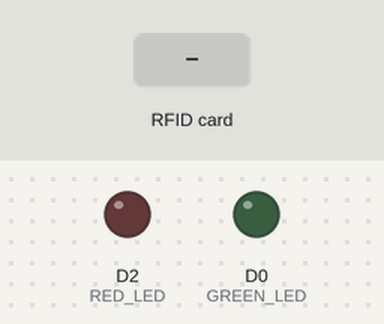
The sketch below on a simulated ESP8266 (NodeMCU). Parts: output pins drawn as LEDs (lit = HIGH). The test bench sets the inputs (shaded band). WiFi joins after 1.5 s; servers stay silent unless stated; the local clock reads 2024-03-15 10:24:30 at power-on unless the sketch sets it; what the sketch prints to the serial monitor is not drawn.

Above: at 3.4 s.
3.5 s: RFID card 5E 7A 19 C4 held to the reader
At 4.6 s:
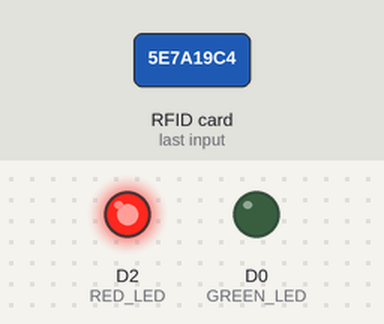
6.5 s: RFID card C1 84 C6 AD held to the reader
At 7.4 s:
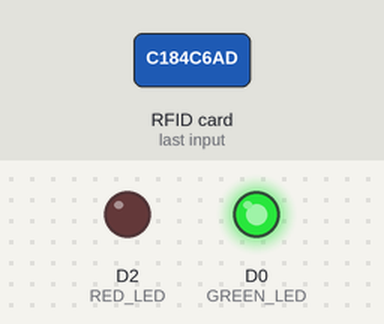
8.0 s: RFID card B7 D6 D4 05 held to the reader
Timing chart, 0 to 12.3 s (numbered marks = the images above; inputs shaded):
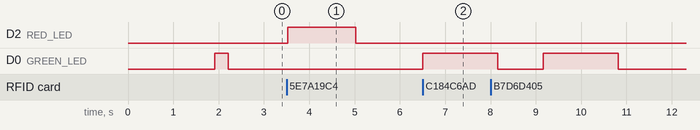

Measured:
- after the input at 3.5 s, D2 (RED_LED): LOW → HIGH at once, → LOW 1.5 s later
- after the input at 6.5 s, D0 (GREEN_LED): LOW → HIGH at once

The sketch:

RFID_attendence_system.ino
```cpp
#include <SPI.h>
#include <MFRC522.h>
#include <ESP8266WiFi.h>
#include <Firebase_ESP_Client.h>
#include "addons/TokenHelper.h"
#include "addons/RTDBHelper.h"
#include <time.h>

#define SS_PIN  D8
#define RST_PIN D3
#define GREEN_LED D0
#define RED_LED   D2
MFRC522 rfid(SS_PIN, RST_PIN);

#define WIFI_SSID     "moupia"
#define WIFI_PASSWORD "abcdefgh"

#define API_KEY      ""
#define DATABASE_URL ""

FirebaseData fbdo;
FirebaseAuth auth;
FirebaseConfig config;

#define GMT_OFFSET_SEC      19800
#define DAYLIGHT_OFFSET_SEC 0
const char* NTP_SERVER1 = "pool.ntp.org";
const char* NTP_SERVER2 = "time.nist.gov";

const unsigned long WIFI_TIMEOUT_MS   = 15000;
const int            WIFI_MAX_RETRIES = 4;
const unsigned long NTP_TIMEOUT_MS    = 15000;
const int            NTP_MAX_RETRIES  = 4;
const int            FIREBASE_SIGNUP_MAX_RETRIES = 3;
const int            RFID_INIT_MAX_RETRIES = 5;

// ---- UID to Name mapping ----
// Add or remove entries here as needed
struct UIDEntry {
  const char* uid;
  const char* name;
};

const UIDEntry uidNames[] = {
  { "C184C6AD", "Ronit Misra" },
  { "B7D6D405", "Dipal Debnath" },
  { "51A5B3AD", "Bijoy Kumar Bhowmik" }
};
const int numAllowed = sizeof(uidNames) / sizeof(uidNames[0]);

bool firebaseReady = false;

// ---------------- Helper: UID ----------------
String getUID() {
  String uid = "";
  for (byte i = 0; i < rfid.uid.size; i++) {
    if (rfid.uid.uidByte[i] < 0x10) uid += "0";
    uid += String(rfid.uid.uidByte[i], HEX);
  }
  uid.toUpperCase();
  return uid;
}

// Returns the person's name for a given UID, or "" if not found
String getNameForUID(const String &uid) {
  for (int i = 0; i < numAllowed; i++) {
    if (uid == uidNames[i].uid) return String(uidNames[i].name);
  }
  return "";
}

// ---------------- Helper: Date/Time ----------------
String getDate() {
  time_t now = time(nullptr);
  struct tm timeinfo;
  localtime_r(&now, &timeinfo);
  char buf[12];
  snprintf(buf, sizeof(buf), "%04d-%02d-%02d",
           timeinfo.tm_year + 1900, timeinfo.tm_mon + 1, timeinfo.tm_mday);
  return String(buf);
}

String getTime() {
  time_t now = time(nullptr);
  struct tm timeinfo;
  localtime_r(&now, &timeinfo);
  char buf[10];
  snprintf(buf, sizeof(buf), "%02d:%02d:%02d",
           timeinfo.tm_hour, timeinfo.tm_min, timeinfo.tm_sec);
  return String(buf);
}

// ---------------- LED helpers ----------------
void ledsOff() {
  digitalWrite(GREEN_LED, LOW);
  digitalWrite(RED_LED, LOW);
}

void blinkErrorAndRestart(const char* reason) {
  Serial.println(String("FATAL: ") + reason + " -> restarting ESP in 3s");
  for (int i = 0; i < 6; i++) {
    digitalWrite(RED_LED, !digitalRead(RED_LED));
    delay(250);
    ESP.wdtFeed();
  }
  ledsOff();
  delay(500);
  ESP.restart();
}

// ---------------- WiFi ----------------
bool connectWiFi() {
  for (int attempt = 1; attempt <= WIFI_MAX_RETRIES; attempt++) {
    Serial.printf("WiFi connect attempt %d/%d...\n", attempt, WIFI_MAX_RETRIES);
    WiFi.mode(WIFI_STA);
    WiFi.disconnect();
    delay(100);
    WiFi.begin(WIFI_SSID, WIFI_PASSWORD);
    unsigned long start = millis();
    while (WiFi.status() != WL_CONNECTED) {
      ESP.wdtFeed();
      if (millis() - start > WIFI_TIMEOUT_MS) { Serial.println("\nWiFi attempt timed out."); break; }
      delay(300);
      Serial.print(".");
    }
    if (WiFi.status() == WL_CONNECTED) {
      Serial.println("\nWiFi connected: " + WiFi.localIP().toString());
      return true;
    }
  }
  return false;
}

// ---------------- NTP ----------------
bool syncTime() {
  configTime(GMT_OFFSET_SEC, DAYLIGHT_OFFSET_SEC, NTP_SERVER1, NTP_SERVER2);
  for (int attempt = 1; attempt <= NTP_MAX_RETRIES; attempt++) {
    Serial.printf("NTP sync attempt %d/%d...\n", attempt, NTP_MAX_RETRIES);
    unsigned long start = millis();
    time_t now = time(nullptr);
    while (now < 100000) {
      ESP.wdtFeed();
      if (millis() - start > NTP_TIMEOUT_MS) { Serial.println("\nNTP attempt timed out."); break; }
      delay(300);
      Serial.print(".");
      now = time(nullptr);
    }
    if (now >= 100000) {
      Serial.println("\nTime synced: " + getDate() + " " + getTime());
      return true;
    }
    configTime(GMT_OFFSET_SEC, DAYLIGHT_OFFSET_SEC, NTP_SERVER1, NTP_SERVER2);
  }
  return false;
}

// ---------------- RFID ----------------
bool initRFID() {
  for (int attempt = 1; attempt <= RFID_INIT_MAX_RETRIES; attempt++) {
    SPI.begin();
    rfid.PCD_Init();
    delay(50);
    byte version = rfid.PCD_ReadRegister(MFRC522::VersionReg);
    Serial.printf("RC522 init attempt %d/%d, VersionReg = 0x%02X\n", attempt, RFID_INIT_MAX_RETRIES, version);
    if (version != 0x00 && version != 0xFF) return true;
    ESP.wdtFeed();
    delay(300);
  }
  return false;
}

// ---------------- Firebase ----------------
bool initFirebase() {
  config.api_key = API_KEY;
  config.database_url = DATABASE_URL;
  config.token_status_callback = tokenStatusCallback;
  for (int attempt = 1; attempt <= FIREBASE_SIGNUP_MAX_RETRIES; attempt++) {
    Serial.printf("Firebase signUp attempt %d/%d...\n", attempt, FIREBASE_SIGNUP_MAX_RETRIES);
    if (Firebase.signUp(&config, &auth, "", "")) {
      Serial.println("Firebase signUp OK");
      Firebase.begin(&config, &auth);
      Firebase.reconnectWiFi(true);
      return true;
    }
    Serial.printf("Firebase signUp FAILED: %s\n", config.signer.signupError.message.c_str());
    ESP.wdtFeed();
    delay(1000);
  }
  return false;
}

// ---------------- setup() ----------------
void setup() {
  Serial.begin(115200);
  delay(200);
  Serial.println("\n\nBooting...");
  ESP.wdtEnable(8000);

  pinMode(GREEN_LED, OUTPUT);
  pinMode(RED_LED, OUTPUT);
  ledsOff();

  if (!initRFID())    blinkErrorAndRestart("RC522 not responding after retries");
  Serial.println("RC522 ready.");

  if (!connectWiFi()) blinkErrorAndRestart("WiFi failed to connect after retries");
  if (!syncTime())    blinkErrorAndRestart("NTP time sync failed after retries");

  firebaseReady = initFirebase();
  if (!firebaseReady) Serial.println("WARNING: Firebase not ready. Will keep retrying in loop().");

  digitalWrite(GREEN_LED, HIGH);
  delay(300);
  digitalWrite(GREEN_LED, LOW);
  Serial.println("Setup complete. Scan a tag...");
}

// ---------------- loop() ----------------
unsigned long lastFirebaseRetry = 0;
const unsigned long FIREBASE_RETRY_INTERVAL_MS = 30000;

void loop() {
  ESP.wdtFeed();

  if (WiFi.status() != WL_CONNECTED) {
    Serial.println("WiFi dropped — reconnecting...");
    if (!connectWiFi()) blinkErrorAndRestart("Lost WiFi and could not reconnect");
  }

  if (!firebaseReady && millis() - lastFirebaseRetry > FIREBASE_RETRY_INTERVAL_MS) {
    lastFirebaseRetry = millis();
    Serial.println("Retrying Firebase init...");
    firebaseReady = initFirebase();
  }

  if (!rfid.PICC_IsNewCardPresent() || !rfid.PICC_ReadCardSerial()) return;

  String uid = getUID();
  Serial.println("Scanned UID: " + uid);

  String personName = getNameForUID(uid);

  if (personName != "") {
    Serial.println("Authorized: " + personName);
    digitalWrite(GREEN_LED, HIGH);
    digitalWrite(RED_LED, LOW);

    String dateStr = getDate();   // e.g. "2026-06-21"
    String timeStr = getTime();   // e.g. "17:16:17"


    String safeName = personName;
    safeName.replace(" ", "_");
    String path = "/attendance/" + dateStr + "/" + safeName;

    if (firebaseReady && Firebase.ready()) {
      bool ok = Firebase.RTDB.setString(&fbdo, path.c_str(), timeStr);

      // one retry on failure
      if (!ok) ok = Firebase.RTDB.setString(&fbdo, path.c_str(), timeStr);

      if (ok) {
        Serial.println("Saved: " + path + " = " + timeStr);
      } else {
        Serial.println("Firebase write error: " + fbdo.errorReason());
      }
    } else {
      Serial.println("Firebase not ready — access granted locally, log skipped.");
    }

  } else {
    Serial.println("Unauthorized tag — ignored.");
    digitalWrite(RED_LED, HIGH);
    digitalWrite(GREEN_LED, LOW);
  }

  rfid.PICC_HaltA();
  rfid.PCD_StopCrypto1();
  delay(1500);
  ledsOff();
  delay(1000);
}
```
